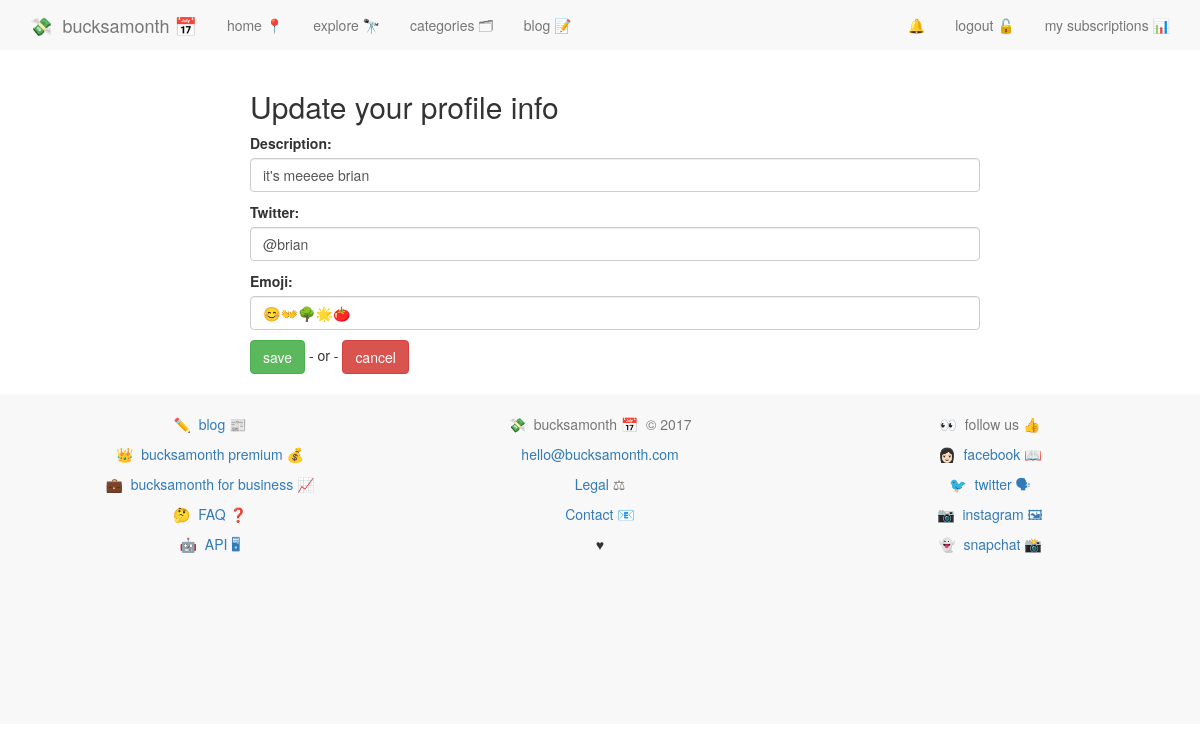
Screenshot of /account/profile/edit/ (signed in) with the database file from the repository.
### accounts/models.py (models this page shows, shortened)
class UserProfile(models.Model):
	user = models.OneToOneField(User)
	description = models.CharField(max_length=100, default='')
	twitter = models.CharField(max_length=100, default='')
	emoji = models.CharField(max_length=10, default='')
	setup = models.BooleanField(default=False)
	uid = models.CharField(default=uuid.uuid4, max_length=40)
	email_valid = models.BooleanField(default=False)
	followers = models.ManyToManyField('self')

### accounts/views.py (the view)
def update_personal_info(request):
	if request.user.is_authenticated():
		user_profile = UserProfile.objects.get(user=request.user)
		form = EditPersonalInfoForm(request.POST or None, instance=request.user.userprofile)
		context = {
			'form':form,
		}
		if request.method=="POST":
			if form.is_valid():
				instance = form.save(commit=False)
				instance.setup = True
				instance.save()
				return redirect('accounts:profile')
		return render(request, 'accounts/userprofile_form.html', context)
	else:
		messages.success(request, "you can't do that")
		return redirect('services:home')

### accounts/forms.py
class EditPersonalInfoForm(forms.ModelForm):
	setup = forms.BooleanField(required=False, widget=forms.HiddenInput)
	description = forms.CharField(widget=forms.TextInput(
		attrs={
		'class':'form-control',
		'placeholder': "say something about yourself...",
		}))
	twitter = forms.CharField(widget=forms.TextInput(
		attrs={
		'class':'form-control',
		'placeholder': "your twitter handle",
		}))
	emoji = forms.CharField(widget=forms.TextInput(
		attrs={
		'class':'form-control',
		'placeholder': "choose your emojis",
		}))
	class Meta:
		model = UserProfile
		fields = (
			'description',
			'twitter',
			'emoji',
			'setup',
			)

### accounts/templates/accounts/userprofile_form.html (shortened to what this page needs)
{% extends 'base.html' %}
{% block content %}
{% include 'nav.html' %}
<div class="container">
<div class="col-md-8 col-md-offset-2">
<h2>Update your profile info</h2>
<form type="" method="post">
{{ form.as_p }}
<input type="submit" class="btn btn-success" value="save"></input> - or -
<a class="btn btn-danger" href="{% url 'accounts:profile' %}">cancel</a>
</form>
</div>
</div>
{% endblock %}

### static/css/main.css (style rules this page uses)
body { min-height: 200px; padding-top: 70px; padding-bottom: 20px; }
a { text-decoration: none; }

### rows the page displays
UserProfile: description "it's meeeee brian", twitter "@brian", emoji "😊👐🌳🌟🍅"
